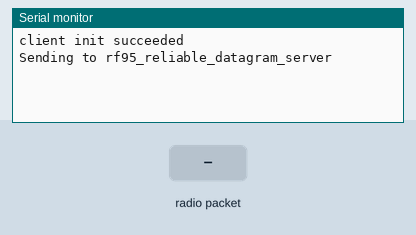
Simulated run of this sketch. Board: Arduino Uno, built with avr-gcc and run on an emulated ATmega328P. Shown: the last lines printed to the serial monitor. Inputs (shaded band) come from the test bench. No radio packets arrive unless stated.

Above: at 1.2 s.
1.3 s: radio packet "1" arrives
At 1.63 s:
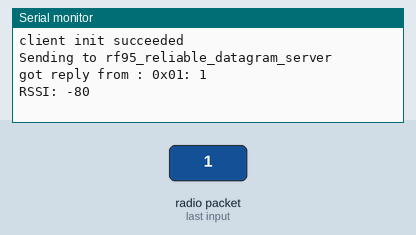
2.8 s: radio packet "0" arrives
At 3.13 s:
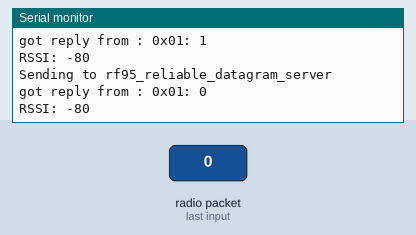
5.8 s: radio packet "2" arrives
At 6.03 s:
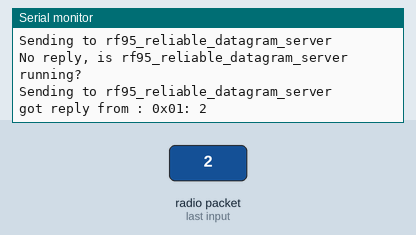

The sketch:

TauMikroBusRF95_RDC_915MHz.ino
```cpp
// rf95_reliable_datagram_client.pde
// -*- mode: C++ -*-
// Example sketch showing how to create a simple addressed, reliable messaging client
// with the RHReliableDatagram class, using the RH_RF95 driver to control a RF95 radio.
// It is designed to work with the other example rf95_reliable_datagram_server
// Tested with Anarduino MiniWirelessLoRa

#include <RHReliableDatagram.h>
#include <RH_RF95.h>
#include <SPI.h>

#define CLIENT_ADDRESS 1
#define SERVER_ADDRESS 2

// Singleton instance of the radio driver
RH_RF95 driver;

// Class to manage message delivery and receipt, using the driver declared above
RHReliableDatagram manager(driver, CLIENT_ADDRESS);

void setup()
{
  Serial.begin(9600);
  while(!Serial);
  if (!manager.init())
    Serial.println("client init failed");
  // Defaults after init are 434.0MHz, 13dBm, Bw = 125 kHz, Cr = 4/5, Sf = 128chips/symbol, CRC on

  Serial.println("client init succeeded");
  driver.setFrequency(915);    // using the Casco Logix LoRa mikroBUS module with 915MHz spring antenna

  // The default transmitter power is 13dBm, using PA_BOOST.
  // If you are using RFM95/96/97/98 modules which uses the PA_BOOST transmitter pin, then
  // you can set transmitter powers from 5 to 23 dBm:
//  driver.setTxPower(23, false);
  // If you are using Modtronix inAir4 or inAir9,or any other module which uses the
  // transmitter RFO pins and not the PA_BOOST pins
  // then you can configure the power transmitter power for -1 to 14 dBm and with useRFO true.
  // Failure to do that will result in extremely low transmit powers.
//  driver.setTxPower(14, true);
}

uint8_t data[] = "Hello World!";
// Dont put this on the stack:
uint8_t buf[RH_RF95_MAX_MESSAGE_LEN];

void loop()
{
  Serial.println("Sending to rf95_reliable_datagram_server");

  // Send a message to manager_server
  if (manager.sendtoWait(data, sizeof(data), SERVER_ADDRESS))
  {
    // Now wait for a reply from the server
    uint8_t len = sizeof(buf);
    uint8_t from;
    if (manager.recvfromAckTimeout(buf, &len, 2000, &from))
    {
      Serial.print("got reply from : 0x");
      if(from < 0x10)
        Serial.print("0");
      Serial.print(from, HEX);
      Serial.print(": ");
      Serial.println((char*)buf);
      Serial.print("RSSI: ");
      Serial.println(driver.lastRssi(), DEC);
    }
    else
    {
      Serial.println("No reply, is rf95_reliable_datagram_server running?");
    }
  }
  else
    Serial.println("sendtoWait failed");
  delay(500);
}
```

Measured:
- after the input at 1.3 s, the serial monitor: prints a new line at once (image 1)
- after the input at 2.8 s, the serial monitor: prints a new line at once (image 2)
- after the input at 5.8 s, the serial monitor: prints a new line after 0.22 s (image 3)
